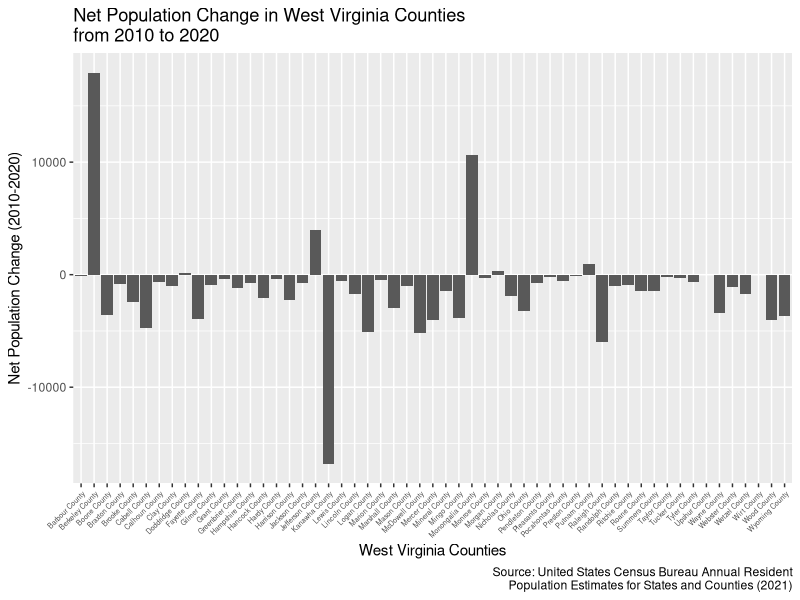

Generate this figure with R:
## ---- chunk 1
library(tidyverse)
library(readxl)
## ---- chunk 2
censusPop <- read_csv("co-est2020.csv")

WVpopchange <- censusPop |>
  filter(STATE == 54) |>
  group_by(CTYNAME, CENSUS2010POP, POPESTIMATE2020) |>
  summarize(popdiff =
              as.integer(`POPESTIMATE2020`) - as.integer(`CENSUS2010POP`))

WVpopchange <- WVpopchange[-52,]

WVpopchangeGraph<- WVpopchange |>
  ggplot(aes(popdiff)) +
  geom_bar(aes(x = CTYNAME, y = popdiff), stat = "identity") +
  labs(
    x = "West Virginia Counties",
    y = "Net Population Change (2010-2020)",
    title = "Net Population Change in West Virginia Counties\nfrom 2010 to 2020",
    caption = "Source: United States Census Bureau Annual Resident\nPopulation Estimates for States and Counties (2021)"
  ) +
  theme(axis.text.x = element_text(size = 5, angle = 45, hjust=1))

print(WVpopchangeGraph)
## ---- chunk 3
WVU2018 <- read.csv("arc_region_report_West Virginia.csv")
#WVU2018
WVU2019 <- read.csv("arc_region_report_West Virginia-3.csv")
#WVU2019
WVU2020 <- read.csv("arc_region_report_West Virginia-2.csv")
#WVU2020
#WVpopchange

cleanWVU2020 <- WVU2020[-c(1,2,3,4,5,6,7),] |>
  rename("CTYNAME" = "Unemployment.Rates..2020..West.Virginia",
         "LaborForce2020" = "X",
         "EmployedPop2020" = "X.1",
         "UnemployedPop2020" = "X.2",
         "UnemploymentRate2020" = "X.3",
         "UnemploymentRateAsPctOfUSAvg2020" = "X.4")

WVpopchange[,1] = cleanWVU2020[,1]

temp2020 <- cleanWVU2020 |>
  full_join(WVpopchange) |>
  mutate(pctPop2010change2020 =
           as.integer(`POPESTIMATE2020`) /
           as.integer(`CENSUS2010POP`)) 

temp2020[,5] = as.numeric(sub("%", "", temp2020$UnemploymentRate2020, fixed=TRUE))/100

lm(pctPop2010change2020 ~ UnemploymentRate2020, data = temp2020) |>
  summary()

table20102020 <- lm(pctPop2010change2020 ~ UnemploymentRate2020, data = temp2020) |>
  broom::tidy() |>
  select(term, estimate) |>  
  knitr::kable(digits = 2)

print(table20102020)
## ---- chunk 4
WVCen <- censusPop |>
  filter(STATE == 54) |>
  group_by(CTYNAME, POPESTIMATE2018, POPESTIMATE2019, POPESTIMATE2020) |>
  summarize(popdiff2019 =
              as.integer(`POPESTIMATE2019`) - as.integer(`POPESTIMATE2018`),
            pctPopchange2019 =
              as.integer(`POPESTIMATE2019`) / as.integer(`POPESTIMATE2018`),
            popdiff2020 =
              as.integer(`POPESTIMATE2020`) - as.integer(`POPESTIMATE2019`),
            pctPopchange2020 =
              as.integer(`POPESTIMATE2020`) / as.integer(`POPESTIMATE2019`))

WVCen <- WVCen[-52,]
WVCen[,1] = cleanWVU2020[,1]

cleanWVU2019 <- WVU2019[-c(1,2,3,4,5,6,7),] |>
  rename("CTYNAME" = "Unemployment.Rates..2019..West.Virginia",
         "LaborForce2019" = "X",
         "EmployedPop2019" = "X.1",
         "UnemployedPop2019" = "X.2",
         "UnemploymentRate2019" = "X.3",
         "UnemploymentRateAsPctOfUSAvg2019" = "X.4")

cleanWVU2018 <- WVU2018[-c(1,2,3,4,5,6,7),] |>
  rename("CTYNAME" = "Unemployment.Rates..2018..West.Virginia",
         "LaborForce2018" = "X",
         "EmployedPop2018" = "X.1",
         "UnemployedPop2018" = "X.2",
         "UnemploymentRate2018" = "X.3",
         "UnemploymentRateAsPctOfUSAvg2018" = "X.4")

fullWV <- cleanWVU2018 |>
  full_join(cleanWVU2019)
fullWV <- fullWV |>
  full_join(cleanWVU2020)
fullWV <- fullWV |>
  full_join(WVCen)

fullWV[,5] = as.numeric(sub("%", "", fullWV$UnemploymentRate2018, fixed=TRUE))/100
fullWV[,10] = as.numeric(sub("%", "", fullWV$UnemploymentRate2019, fixed=TRUE))/100
fullWV[,15] = as.numeric(sub("%", "", fullWV$UnemploymentRate2020, fixed=TRUE))/100

#fullWV

lm(pctPopchange2019 ~ UnemploymentRate2018, data = fullWV) |>
  summary()

table2019 <- lm(pctPopchange2019 ~ UnemploymentRate2018, data = fullWV) |>
  broom::tidy() |>
  select(term, estimate, p.value) |>  
  knitr::kable(digits = 2)
print(table2019)

lm(pctPopchange2020 ~ UnemploymentRate2019, data = fullWV) |>
  summary()

table2020 <- lm(pctPopchange2020 ~ UnemploymentRate2019, data = fullWV) |>
  broom::tidy() |>
  select(term, estimate, p.value) |>  
  knitr::kable(digits = 2)
print(table2020)
